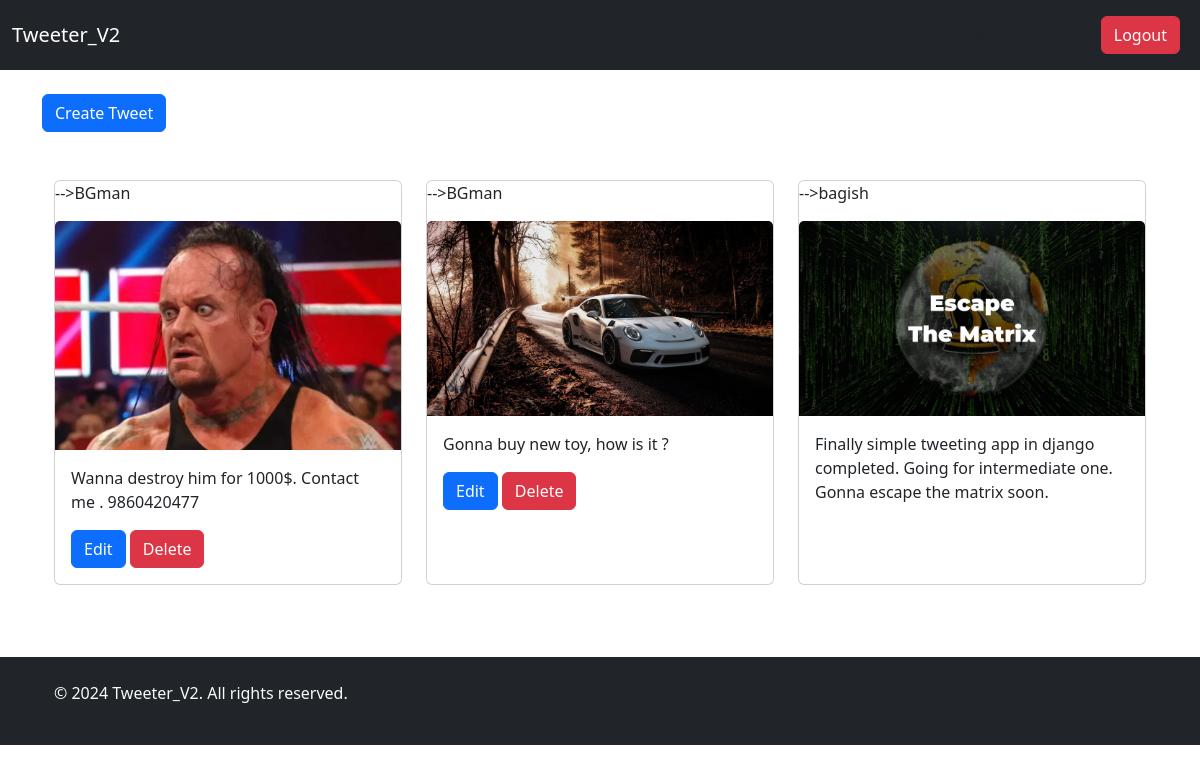
Page /tweet/ (signed in) on the committed database.
### tweet/models.py (models this page shows)
class tweet(models.Model):
    user=models.ForeignKey(User, on_delete=models.CASCADE)
    text=models.TextField()
    photo=models.ImageField(upload_to='photoes/')

### tweet/views.py (the view)
# urls.py: path('', views.tweet_list, name="tweet_list"),
def tweet_list(request):
        tweets=Tweetmodel.objects.all()
        return render(request, 'tweet/tweet_list.html',{'tweets':tweets})

### tweet/templates/tweet/tweet_list.html (shortened to what this page needs)
{% extends "base.html" %}
{% block content %}
<a href="{% url 'tweet_create' %}"><input type="submit" value="Create Tweet" class="btn btn-primary"></a>
<div class="container mt-5">
    <div class="row">
        {% for tweet in tweets %}
        <div class="col-md-4 mb-4">
            <div class="card h-100 d-flex flex-column">
                <p>-->{{tweet.user.username}}</p>
                {% if tweet.photo %}
                <img src="{{ tweet.photo.url }}" class="card-img-top" alt="Tweet Image">
                {% endif %}
                <div class="card-body">
                    <p class="card-text">{{ tweet.text }}</p>
                    {% if user == tweet.user %}
                    <a href="{% url 'tweet_edit' tweet.id %}" class="btn btn-primary">Edit</a>
                    <a href="{% url 'tweet_delete' tweet.id %}" class="btn btn-danger">Delete</a>
                    {% endif %}
                </div>
            </div>
        </div>
        {% endfor %}
    </div>
</div>
{% endblock content %}

### rows in the picture
tweet: user.username "BGman", photo (picture), text "Wanna destroy him for 1000$. Contact me . 9860420477", shows "Edit"
tweet: user.username "BGman", photo (picture), text "Gonna buy new toy, how is it ?", shows "Edit"
tweet: user.username "bagish", photo (picture), text "Finally simple tweeting app in django completed. Going for intermediate one. Gonna escape the matrix soon."
